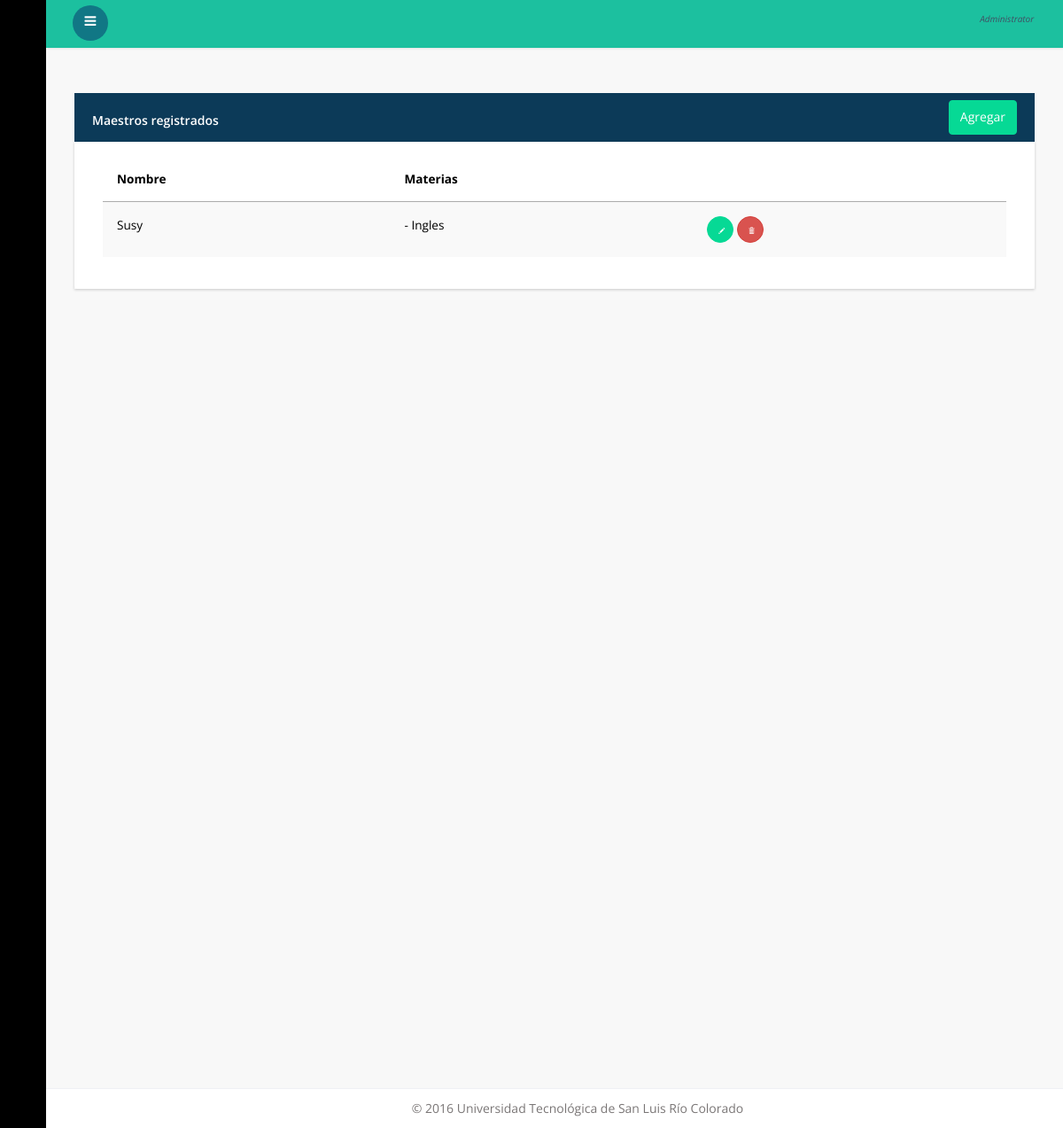
/maestros/consultar, run on an earlier commit of the app's database.
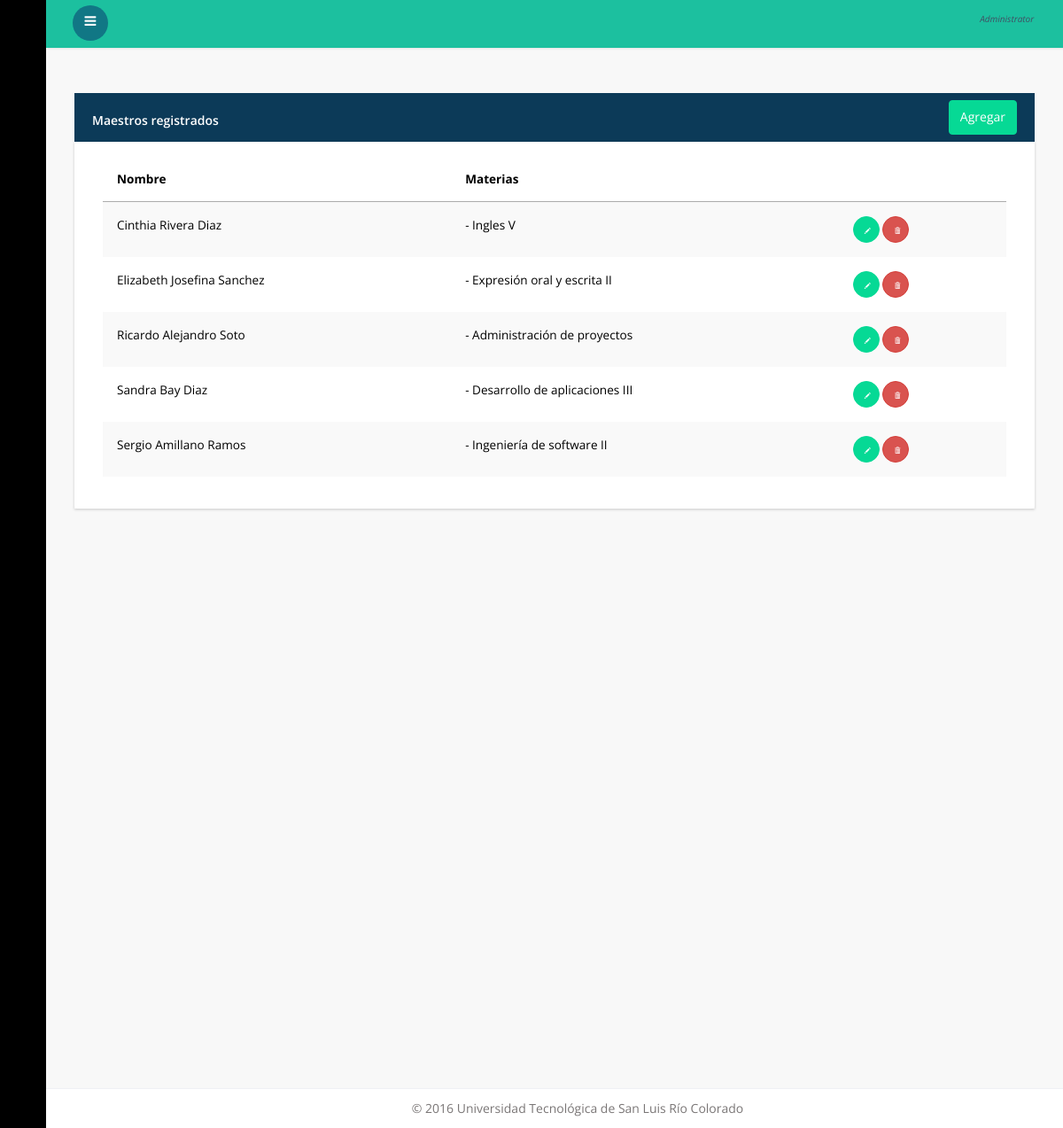
And on a later commit of the database.
### main/models.py (models this page shows, shortened)
class Maestro(models.Model):
	Nombre = models.CharField(null=False, max_length=100)
	Materia = models.ManyToManyField('Materia')

class Materia(models.Model):
	Nombre = models.CharField(null=False, max_length=100)
	Abrev_materia = models.CharField("Abreviatura",null=True, max_length=10)
	Grupos = models.ManyToManyField(Grupo)
	Carrera = models.ForeignKey(Carrera,null=True)

### main/views.py (the view)
# urls.py: url(r'^maestros/consultar$', views.MaestroConsultar, name='maestro_consultar'),
def MaestroConsultar(request):
    maestros = models.Maestro.objects.all().order_by('Nombre')
    return render(request, 'Administrativo/maestros/consultar.html', {'maestros' : maestros,})

### templates/administrativo/maestros/consultar.html (shortened to what this page needs)
{% extends 'base_admin.html' %}
{% load bootstrap3 %}
{% block body %}
<div class="panel panel-ut" data-widget="{&quot;draggable&quot;: &quot;false&quot;}" data-widget-static="">
    <div class="panel-heading">
         Maestros registrados
         <a href="{% url 'main:maestro_alta' %}" style="margin-top: -13px" class="btn btn-warning warning_22 pull-right">Agregar</a>
    </div>
    <div class="panel-body no-padding" style="display: block;">
        <table class="table table-striped">
            <thead>
            <tr>
                <th>Nombre</th>
                <th>Materias </th>
                <th></th>
            </tr>
            </thead>
            <tbody>
                {% for maestro in maestros %}
                    <tr>
                        <td>{{ maestro.Nombre }} </td>
                        <td>
                        {% for materia in maestro.Materia.all %}
                           - {{materia.Nombre}}
                        {% endfor %}
                        </td>
                        <td>
                            <button type="button" class="btn btn-warning btn-circle" onclick="window.location='{% url 'main:maestro_editar' id=maestro.id %}'"><i class="glyphicon glyphicon-pencil"></i>
                            </button>
                            <button type="button" class="btn btn-danger btn-circle" class="alert btn btn-danger btn-circle" data-toggle="confirm" data-title="Desea eliminar maestro?" onclick="{% url 'main:maestro_eliminar' id=maestro.id %}"><i class="glyphicon glyphicon-trash"></i></button>
                        </td>
                    </tr>
                      {% empty %}
                            <div class="alert alert-dismissible alert-warning">
                            <button type="button" class="close" data-dismiss="alert">×</button>
                            <h4>No hay Maestros registrados aun!</h4>
                            <p>Para agregar un maestro, por favor presione "Agregar"</p>
                            </div>
                {% endfor %}
            </tbody>
        </table>
    </div>
</div>
{% endblock %}

What changed in the data, as far as the page shows it:
added Maestro: Nombre "Cinthia Rivera Diaz"
added Materia: Nombre "Ingles V", shown under "Cinthia Rivera Diaz"
added Maestro: Nombre "Elizabeth Josefina Sanchez"
added Materia: Nombre "Expresión oral y escrita II", shown under "Elizabeth Josefina Sanchez"
added Maestro: Nombre "Ricardo Alejandro Soto"
added Materia: Nombre "Administración de proyectos", shown under "Ricardo Alejandro Soto"
added Maestro: Nombre "Sandra Bay Diaz"
added Materia: Nombre "Desarrollo de aplicaciones III", shown under "Sandra Bay Diaz"
changed Maestro: Nombre "Susy" → "Sergio Amillano Ramos"
changed Materia: Nombre "Ingles" → "Ingeniería de software II"
